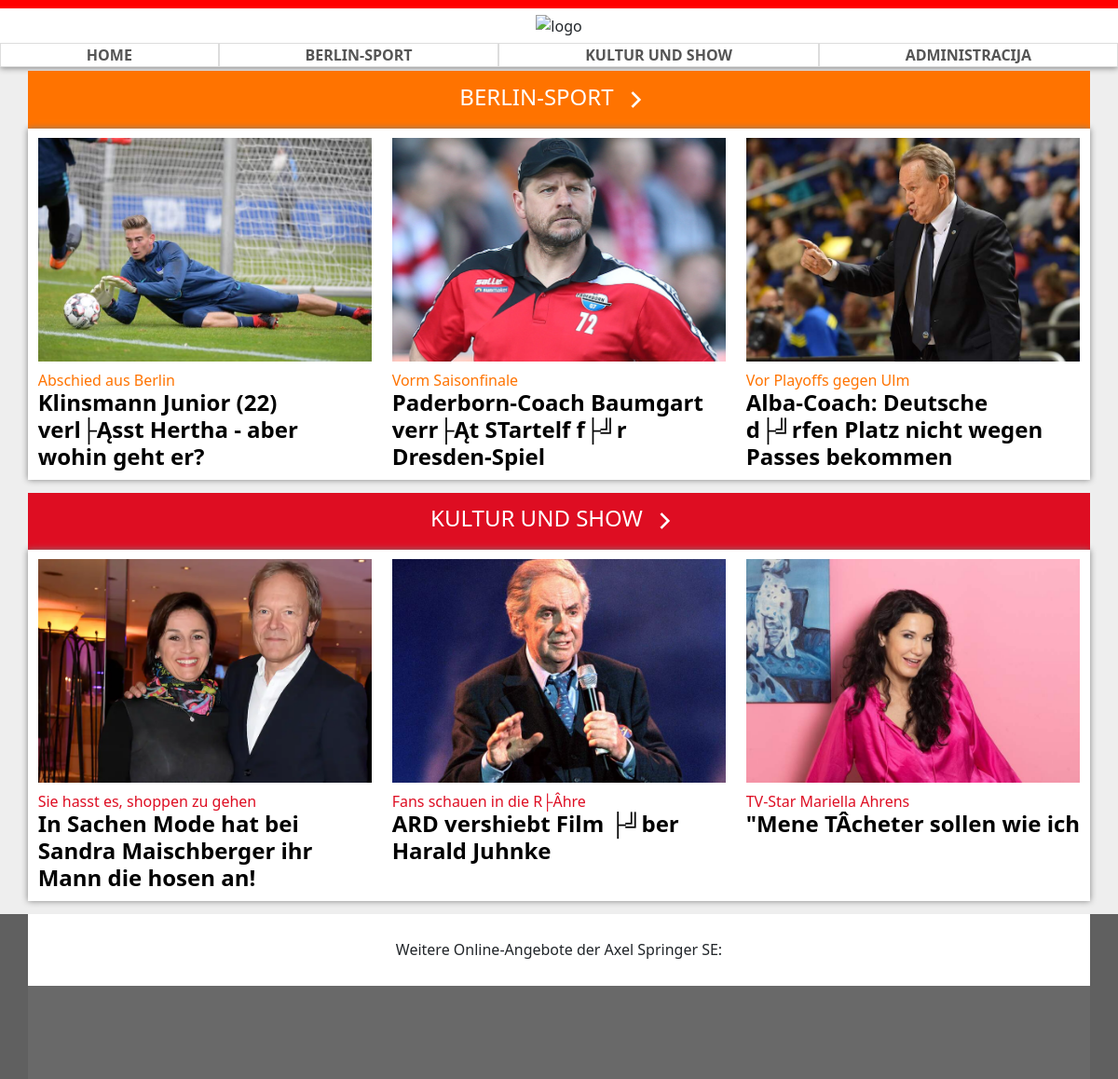
The page / on the database its author committed.
### tables this page shows
CREATE TABLE `category` (
  `id` int(11) NOT NULL,
  `name` varchar(255) NOT NULL
);

CREATE TABLE `news` (
  `id` int(11) NOT NULL,
  `subtitle` varchar(255) NOT NULL,
  `title` varchar(255) NOT NULL,
  `content` mediumtext NOT NULL,
  `article_subtitle` text NOT NULL,
  `img` varchar(255) NOT NULL,
  `category_id` int(11) NOT NULL,
  `hidden` tinyint(1) NOT NULL,
  `creation_date` timestamp NOT NULL DEFAULT current_timestamp()
);

### index.php (the view, shortened to what this page needs)
<!DOCTYPE html>
<html lang="de">
<head>
    <link href="https://cdn.jsdelivr.net/npm/bootstrap@5.2.0-beta1/dist/css/bootstrap.min.css" rel="stylesheet">
    <link rel="stylesheet" href="style/index.css">
    <link rel="stylesheet" href="style/shared.css">
</head>
<body>
    <?php
    include_once "header.php";
    function section($row)
    {
        $name = str_replace(' ', '-', $row['name']);
        echo '<section id="' . $name . '" class="container g-0">';
        echo '<div class="container-fluid title">';
        $right_arrow = file_get_contents("img/right-arrow.svg");
        echo '<a href="index.php?category=' . $row['id'] . '">' . $row['name'] . $right_arrow . '</a>';
        echo '</div>';
        echo '<div class="container articles">';
        echo '<div class="row g-0">';
        $query = "SELECT id, title, subtitle, img FROM news WHERE category_id = ? AND hidden = false ORDER BY creation_date DESC";
        if (!isset($_GET["category"])) {
            $query = $query . " LIMIT 0,3";
        }
        $stmt = $GLOBALS["dbc"]->prepare($query);
        $stmt->bind_param("i", $row['id']);
        $stmt->execute();
        $result = $stmt->get_result();
        while ($article_row = $result->fetch_assoc()) {
            article($article_row);
        }
        echo '</div>';
        echo '</div>';
        echo '</section>';
    }
    function article($row)
    {
        echo '<a href="article.php?id=' . $row['id']
            . '" class="article-link col-12 col-md-4">';
        echo '<article>';
        echo '<img src="img/' . $row['img'] . '" alt="img' . $row['id'] . '">';
        echo '<h6 class="subtitle">' . $row['subtitle'] . '</h6>';
        echo '<h4 class="title">' . $row['title'] . '</h4>';
        echo '</article>';
        echo '</a>';
    }
    $result = null;
    if (isset($_GET["category"])) {
        $query = "SELECT * FROM category WHERE id = ?;";
        $stmt = $GLOBALS["dbc"]->prepare($query);
        $stmt->bind_param("i", $_GET["category"]);
        $stmt->execute();
        $result = $stmt->get_result();
    } else {
        $query = "SELECT * FROM category;";
        $result = $dbc->query($query);
    }
    while ($row = $result->fetch_assoc()) {
        section($row);
    }
    ?>
</body>
</html>

### header.php (shortened to what this page needs)
<header id="header">
    <div id="logo">
        <img src="img/logo.png" alt="logo">
    </div>
    <nav id="nav">
        <ul>
            <li><a href="index.php">Home</a></li>
            <?php
            $query = "SELECT * FROM category;";
            $result = $dbc->query($query);
            while ($cateogry = $result->fetch_assoc()) {
                echo '<li><a href="index.php?category=' . $cateogry['id'] . '">' . $cateogry['name'] . '</a></li>';
            }
            ?>
            <li><a href="login.php">Administracija</a></li>
        </ul>
    </nav>
</header>

### style/index.css (style rules this page uses)
section { text-align: center; margin-bottom: 10pt; }
section .articles { background-color: white; padding: 0; box-shadow: 0pt 0 5pt grey; }
section article { text-align: left; margin: 8pt; }
section article img { width: 100%; height: 180pt; object-fit: cover; }
section article .subtitle { margin-top: 8pt; margin-bottom: 0; }
section article .title { color: black; font-weight: 600; }
.article-link { text-decoration: none; }
#berlin-sport article .subtitle { color: #ff7300; }
#kultur-und-show article .subtitle { color: #de0d22; }
section .title a { display: block; text-decoration: none; text-transform: uppercase; color: white; font-size: 1.5em; padding: 5pt; }
.right-arrow { transform: scale(0.7); }
#berlin-sport>.title { background-color: #ff7300; }
#kultur-und-show>.title { background-color: #de0d22; }

### style/shared.css (style rules this page uses)
body { background-color: #eeeeee; }
#header { background-color: white; border-top: 7pt solid red; box-shadow: 0 1pt 5pt grey; margin-bottom: 3pt; }
#footer { background-color: #606060; }
#footer .rect { background-color: #696969; }
#footer .text { background-color: white; padding: 20pt; text-align: center; margin-top: 5pt; }
#logo { text-align: center; }
#logo>img { height: 20pt; margin: 5pt; }
#nav ul { list-style-type: none; margin: 0; padding: 0; width: 100%; display: flex; flex-direction: row; justify-content: space-around; }
#nav li { display: inline-block; text-align: center; border: 0.5pt solid #ddd; flex-grow: 1; }
#nav a { display: inline-block; color: #555; text-decoration: none; text-transform: uppercase; font-weight: 600; width: 100%; }

### rows shown on the page
category: name "BERLIN-SPORT"
category: name "KULTUR UND SHOW"
news: img (picture), subtitle "Abschied aus Berlin", title "Klinsmann Junior (22) verl├Ąsst Hertha - aber wohin geht er?"
news: img (picture), subtitle "Vorm Saisonfinale", title "Paderborn-Coach Baumgart verr├Ąt STartelf f├╝r Dresden-Spiel"
news: img (picture), subtitle "Vor Playoffs gegen Ulm", title "Alba-Coach: Deutsche d├╝rfen Platz nicht wegen Passes bekommen"
news: img (picture), subtitle "Sie hasst es, shoppen zu gehen", title "In Sachen Mode hat bei Sandra Maischberger ihr Mann die hosen an!"
news: img (picture), subtitle "Fans schauen in die R├Âhre", title "ARD vershiebt Film ├╝ber Harald Juhnke"
news: img (picture), subtitle "TV-Star Mariella Ahrens", title "\"Mene TÂcheter sollen wie ich"
